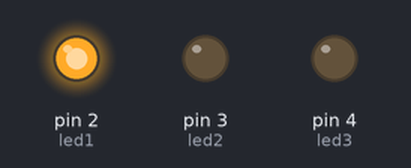
Simulated run of this sketch. Board: Arduino Uno, built with avr-gcc and run on an emulated ATmega328P. Shown: output pins drawn as LEDs (lit = HIGH).

Above: at 0.2 s.
At 1.2 s:
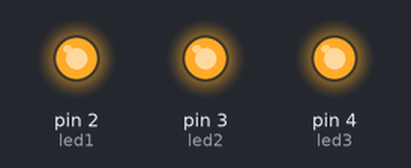
At 1.7 s:
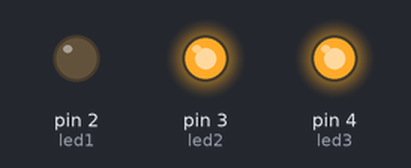
At 2.2 s:
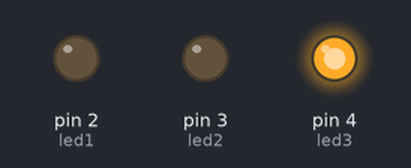
At 3.7 s:
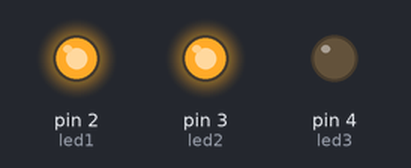
At 5.7 s:
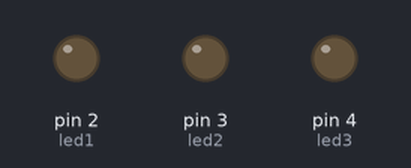
Timing chart, 0 to 6.9 s (numbered marks = the images above):
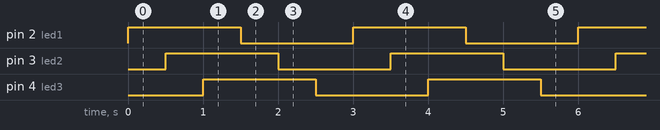

Measured:
- by itself, pin 2 (led1), pin 3 (led2), pin 4 (led3): alternates HIGH for 1.5 s and LOW for 1.5 s
- by itself, everything shown: repeats every 3.0 s, in 6 steps

The sketch:

about_IDE.ino
```cpp
//to under stand the IDE.
int led1 = 2;
int led2 = 3;
int led3 = 4;


void setup(){
             pinMode(led1,OUTPUT);
             pinMode(led2,OUTPUT);
             pinMode(led3,OUTPUT);

}

void loop() {
  // put your main code here, to run repeatedly:

  digitalWrite(led1,HIGH);
  delay(500);
  digitalWrite(led2,HIGH);
  delay(500);
  digitalWrite(led3,HIGH);
  delay(500);
  digitalWrite(led1,LOW);
  delay(500);
  digitalWrite(led2,LOW);
  delay(500);
  digitalWrite(led3,LOW);
  delay(500);

}
```
